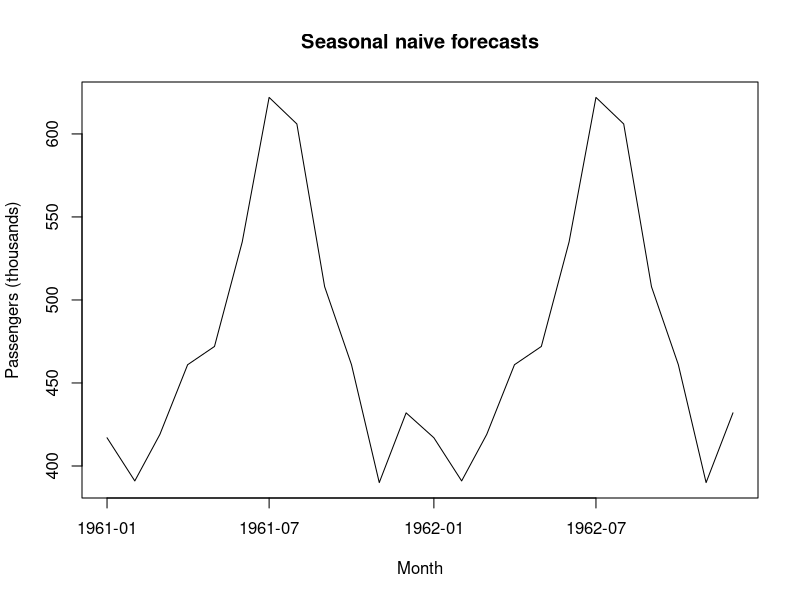

The R script that drew this image:
## ---- chunk 1
#| label: fig-snaive
#| fig-cap: "Seasonal naive forecasts for the next two years."
h <- 24  # forecast horizon in months
last_year <- tail(as.numeric(AirPassengers), 12)

# Repeat the final year of data to cover the horizon
forecast_values <- rep(last_year, length.out = h)
future <- seq(as.Date("1961-01-01"), by = "month", length.out = h)

message(sprintf("Produced %d forecasts from %d observations", h, length(AirPassengers)))

plot(future, forecast_values, type = "l",
     main = "Seasonal naive forecasts",
     xlab = "Month", ylab = "Passengers (thousands)")
